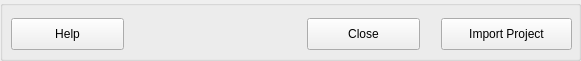
  <widget class="QGroupBox" name="groupBoxButtons">
   <property name="geometry">
    <rect>
     <x>16</x>
     <y>242</y>
     <width>581</width>
     <height>61</height>
    </rect>
   </property>
   <property name="title">
    <string/>
   </property>
   <widget class="QPushButton" name="pushButtonHelp">
    <property name="geometry">
     <rect>
      <x>11</x>
      <y>18</y>
      <width>113</width>
      <height>32</height>
     </rect>
    </property>
    <property name="text">
     <string>Help</string>
    </property>
    <property name="autoDefault">
     <bool>false</bool>
    </property>
   </widget>
   <widget class="QPushButton" name="pushButtonClose">
    <property name="geometry">
     <rect>
      <x>307</x>
      <y>18</y>
      <width>113</width>
      <height>32</height>
     </rect>
    </property>
    <property name="text">
     <string>Close</string>
    </property>
    <property name="autoDefault">
     <bool>false</bool>
    </property>
    <property name="default">
     <bool>false</bool>
    </property>
   </widget>
   <widget class="QPushButton" name="pushButtonImport">
    <property name="geometry">
     <rect>
      <x>441</x>
      <y>18</y>
      <width>131</width>
      <height>32</height>
     </rect>
    </property>
    <property name="toolTip">
     <string/>
    </property>
    <property name="text">
     <string> Import Project </string>
    </property>
    <property name="autoDefault">
     <bool>false</bool>
    </property>
   </widget>
  </widget>
